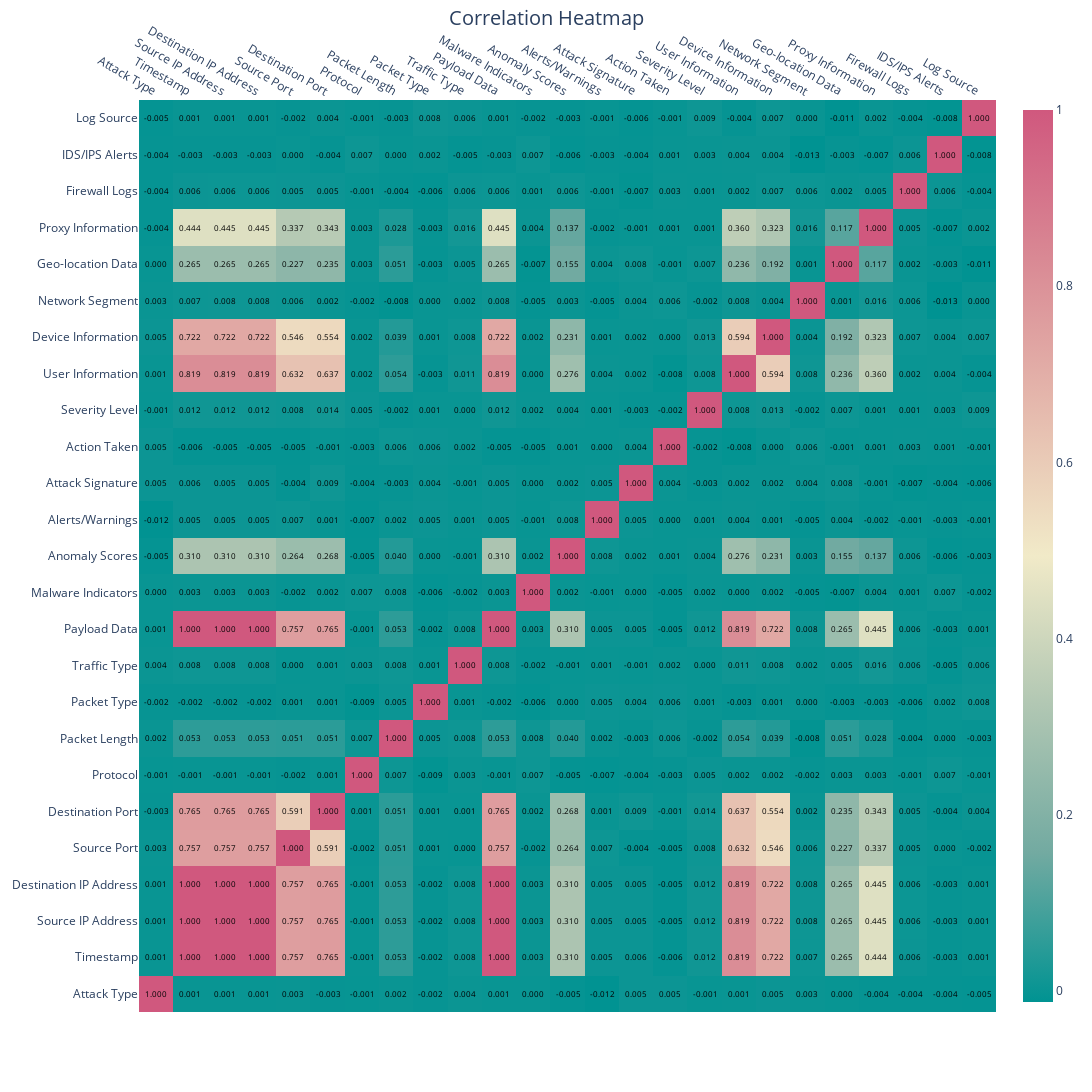

The cell this chart's notebook holds for it:
### Markdown cell above
Except the data we extract from non-atomic features such as "Timestamps" or "Device Information", it does not look like there are correlations between the features and the type of attack <br>
i.e. the type of attack seems independent of whatever feature we are considering

### Code cell
corr_columns = raw_data.columns.to_list()
corr_columns.remove("Attack Type")
corr_columns.insert(0, "Attack Type")
corr_data, col_name = pd.factorize(raw_data[corr_columns[0]])
corr_data = pd.DataFrame(corr_data, columns=[corr_columns[0]])
for col in corr_columns[1:]:
    temp_data, col_name = pd.factorize(raw_data[col])
    corr_data = pd.concat([corr_data, pd.DataFrame(temp_data, columns=[col])], axis = 1)


heatmap = corr_data.corr()
fig = go.Figure(data=go.Heatmap(
    z=heatmap.values,
    x=heatmap.columns,
    y=heatmap.columns,
    text=heatmap.values,
    texttemplate="%{text:.3f}",
    textfont={"size":8,"color":"rgb(0,0,0)"},
    hoverinfo='text',
    colorscale="tealrose",
    ),
    layout=go.Layout(
        title={"text":"Correlation Heatmap",
               "x" : 0.5,
               "y":0.99,
               "font":{"size":20}},
        height=1200,
        width=1200,
        xaxis={"side":"top"}
    )
)
fig.show()

### Figure 1 — Plotly figure (JSON) as saved in the notebook; plotly's stock layout.template omitted (floating-point values rounded to 4 significant figures; data arrays with more than 128 entries replaced by an {"elided": "..."} marker saying what was removed)
{"data": [{"colorscale": [[0, "rgb(0, 147, 146)"], [0.1667, "rgb(114, 170, 161)"], [0.3333, "rgb(177, 199, 179)"], [0.5, "rgb(241, 234, 200)"], [0.6667, "rgb(229, 185, 173)"], [0.8333, "rgb(217, 137, 148)"], [1, "rgb(208, 88, 126)"]], "hoverinfo": "text", "text": {"elided": "25x25 float values"}, "textfont": {"color": "rgb(0,0,0)", "size": 8}, "texttemplate": "%{text:.3f}", "type": "heatmap", "x": ["Attack Type", "Timestamp", "Source IP Address", "Destination IP Address", "Source Port", "Destination Port", "Protocol", "Packet Length", "Packet Type", "Traffic Type", "Payload Data", "Malware Indicators", "Anomaly Scores", "Alerts/Warnings", "Attack Signature", "Action Taken", "Severity Level", "User Information", "Device Information", "Network Segment", "Geo-location Data", "Proxy Information", "Firewall Logs", "IDS/IPS Alerts", "Log Source"], "y": ["Attack Type", "Timestamp", "Source IP Address", "Destination IP Address", "Source Port", "Destination Port", "Protocol", "Packet Length", "Packet Type", "Traffic Type", "Payload Data", "Malware Indicators", "Anomaly Scores", "Alerts/Warnings", "Attack Signature", "Action Taken", "Severity Level", "User Information", "Device Information", "Network Segment", "Geo-location Data", "Proxy Information", "Firewall Logs", "IDS/IPS Alerts", "Log Source"], "z": {"elided": "25x25 float values"}}], "layout": {"height": 1200, "title": {"font": {"size": 20}, "text": "Correlation Heatmap", "x": 0.5, "y": 0.99}, "width": 1200, "xaxis": {"side": "top"}}}
